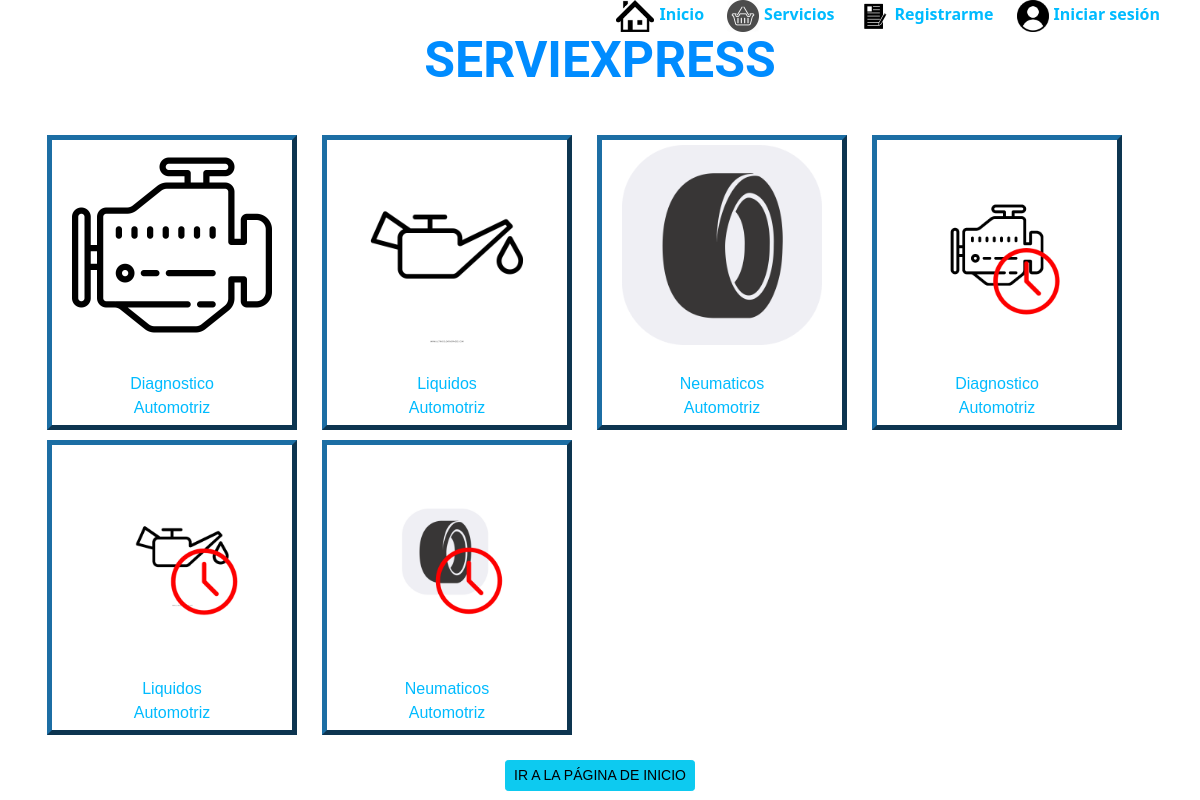
The page /tienda on the database its author committed.
### core/models.py (models this page shows, shortened)
class Productos(models.Model):
    patente = models.CharField(max_length=6, primary_key=True, verbose_name="ID")
    marca = models.CharField(max_length=80, blank=False, null=False, verbose_name="Servicio")
    modelo = models.CharField(max_length=80, null=True, blank=True, verbose_name="Tipo de servicio")
    imagen = models.ImageField(upload_to="images/", default="sinfoto.jpg", null=False, blank=False, verbose_name="Imagen")
    precio = models.DecimalField(max_digits=35, decimal_places=2, null=False, blank=False, verbose_name="Precio")
    estado = models.CharField(max_length=80, null=True, blank=True, verbose_name="Estado")
    categoria = models.ForeignKey(Categoria, on_delete=models.DO_NOTHING)

### core/views.py (the view)
# urls.py: path('tienda', tienda, name="tienda"),
def tienda(request):
    data = {"list": Productos.objects.all().order_by('patente')}
    return render(request, "core/tienda.html", data)

### core/templates/core/tienda.html
{% extends 'core/base.html' %}
{% load static %}
{% block stylesheet %}
    <link href="{% static 'core/css/forms.css'%}" rel="stylesheet">
    <link href="{% static 'core/css/style.css'%}" rel="stylesheet">
    <link href="{% static 'core/css/bootstrap.min.css' %}" rel="stylesheet">
{% endblock %}
{% block content %}
    <h1>SERVIEXPRESS</h1>
    {% if list %}
        <div class="row text-center">
        {% for ve in list %}
            <a style="width: 250px; margin-right: 25px;" href="{% url 'ficha' ve.patente %}">
                <div class="tienda_auto_recuadro">
                    <div class="tienda_auto_recuadro_interior">
                        <img src="/media/{{ ve.imagen }}" class="tienda_auto_imagen" alt="">
                    </div>
                    <div>
                        <br>
                        <br>
                        <br>
                        {{ ve.marca }}
                        <br>
                        {{ ve.modelo }}
                    </div>
                </div>
            </a>
        {% endfor %}
        </div>
    {% endif %}
    <div class="tienda_link_home">
        <a href="{% url 'home' %}" class="btn btn-info btn-sm">Ir a la página de inicio</a>
    </div>
{% endblock content %}

### core/templates/core/base.html (shortened to what this page needs)
{% load static %}
<!DOCTYPE html>
<html lang="es">
<head>
    <link rel="stylesheet" href="{% static 'core/css/base.css' %}">
    <link rel="stylesheet" href="https://stackpath.bootstrapcdn.com/bootstrap/4.3.1/css/bootstrap.min.css">
    <link href="{% static 'core/css/style.css'%}" rel="stylesheet">
    <link href="{% static 'core/css/bootstrap.min.css' %}" rel="stylesheet">
    {% block stylesheet %} {% endblock %}
</head>
<body>
    {% block navbar %}
        <nav id="navbar">
            <div id="nav">
                <ul class="list-inline">
                    <li id="inicio">Inicio</li>
                    <li id="tienda">Servicios</li>
                    {% if not user.is_authenticated and not user.is_staff %}
                        <li id="regist">Registrarme</li>
                    {% endif %}
                    {% if not user.is_authenticated %}
                        <li id="inises">Iniciar sesión</li>
                    {% endif %}
                </ul>
            </div>
        </nav>
    {% endblock %}
    <div class="content container">
        {% block content %}{% endblock %}
    </div>
</body>
</html>

### core/static/core/css/base.css (style rules this page uses)
body { margin: 0; }
nav { width: 100%; background-color: rgba(255, 255, 255, 0); position: fixed; top: 0; }
ul { list-style-type: none; display: flex; justify-content: end; gap: 15px; padding-right: 40px; }
h1 { margin-top: 30px !important; margin-bottom: 40px !important; text-align: left !important; font-size: 50px !important; color: rgb(0, 140, 255) !important; }
.nav_item_text { font-weight: bold; color: black; font-family:'Segoe UI', Tahoma, Geneva, Verdana, sans-serifS; }

### core/static/core/css/style.css (style rules this page uses)
:root { --primary: #FEA116; --light: #F1F8FF; --dark: #0F172B; }
.btn { font-family: 'Nunito', sans-serif; font-weight: 500; text-transform: uppercase; transition: .5s; }
.text-center { color: #FFFFFF; }

### core/static/core/css/forms.css (style rules this page uses)
h1 { text-align: center !important; }
.tienda_auto_recuadro { width: 250px; text-align: center; padding: 5px; margin: 5px; border: 5px outset #1C6EA4; }
.tienda_auto_imagen { width: 200px; margin:auto; }
.tienda_auto_recuadro_interior { width: 205px; height: 155px; margin:auto; }
.tienda_link_home { text-align: center; margin-top: 20px; }

### rows shown on the page
Productos: imagen (picture), marca "Diagnostico", modelo "Automotriz"
Productos: imagen (picture), marca "Liquidos", modelo "Automotriz"
Productos: imagen (picture), marca "Neumaticos", modelo "Automotriz"
Productos: imagen (picture), marca "Diagnostico", modelo "Automotriz"
Productos: imagen (picture), marca "Liquidos", modelo "Automotriz"
Productos: imagen (picture), marca "Neumaticos", modelo "Automotriz"
